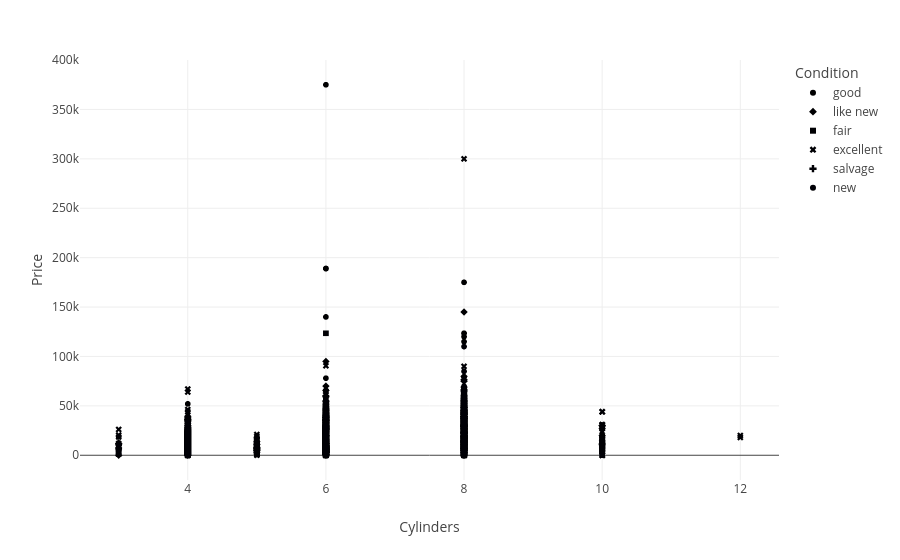

This figure's notebook cell:
### Markdown cell above
Testing creation of scatter plots and histogram for usage in streamlit application. Because I set missing values in Model Year to 0, I will need to create a slider in the streamlit app that allows users to filter out Model Year 0.

### Code cell
# Set parameters for Scatter Plot
fig = px.scatter(vehicles, x="Cylinders", y="Price", color="Condition", symbol="Condition", hover_data=['Model'])

# Show scatter plot 
fig.show()

### Figure 1 — Plotly figure (JSON) as saved in the notebook; plotly's stock layout.template omitted (floating-point values rounded to 4 significant figures; data arrays with more than 128 entries replaced by an {"elided": "..."} marker saying what was removed)
{"data": [{"customdata": {"elided": "20145x1 str values"}, "hovertemplate": "Condition=good<br>Cylinders=%{x}<br>Price=%{y}<br>Model=%{customdata[0]}<extra></extra>", "legendgroup": "good", "marker": {"color": "#000001", "symbol": "circle"}, "mode": "markers", "name": "good", "showlegend": true, "type": "scattergl", "x": {"elided": "20145 int values"}, "xaxis": "x", "y": {"elided": "20145 int values"}, "yaxis": "y"}, {"customdata": {"elided": "4742x1 str values"}, "hovertemplate": "Condition=like new<br>Cylinders=%{x}<br>Price=%{y}<br>Model=%{customdata[0]}<extra></extra>", "legendgroup": "like new", "marker": {"color": "#000002", "symbol": "diamond"}, "mode": "markers", "name": "like new", "showlegend": true, "type": "scattergl", "x": {"elided": "4742 int values"}, "xaxis": "x", "y": {"elided": "4742 int values"}, "yaxis": "y"}, {"customdata": {"elided": "1607x1 str values"}, "hovertemplate": "Condition=fair<br>Cylinders=%{x}<br>Price=%{y}<br>Model=%{customdata[0]}<extra></extra>", "legendgroup": "fair", "marker": {"color": "#000003", "symbol": "square"}, "mode": "markers", "name": "fair", "showlegend": true, "type": "scattergl", "x": {"elided": "1607 int values"}, "xaxis": "x", "y": {"elided": "1607 int values"}, "yaxis": "y"}, {"customdata": {"elided": "24773x1 str values"}, "hovertemplate": "Condition=excellent<br>Cylinders=%{x}<br>Price=%{y}<br>Model=%{customdata[0]}<extra></extra>", "legendgroup": "excellent", "marker": {"color": "#000004", "symbol": "x"}, "mode": "markers", "name": "excellent", "showlegend": true, "type": "scattergl", "x": {"elided": "24773 int values"}, "xaxis": "x", "y": {"elided": "24773 int values"}, "yaxis": "y"}, {"customdata": [["toyota camry le"], ["ford f150"], ["nissan frontier"], ["toyota 4runner"], ["honda civic"], ["ford f-150"], ["ford f-250 super duty"], ["toyota tundra"], ["toyota camry"], ["ford mustang"], ["ford f-150"], ["ford expedition"], ["ford f350"], ["ford focus"], ["ram 1500"], ["toyota tacoma"], ["hyundai santa fe"], ["ford f-150"], ["nissan altima"], ["chevrolet silverado"], ["ram 1500"], ["ford focus"], ["toyota tacoma"], ["honda civic"], ["dodge dakota"], ["chevrolet silverado"], ["ford taurus"], ["nissan sentra"], ["ford f-150"], ["toyota tundra"], ["chevrolet impala"], ["chevrolet impala"], ["ford focus"], ["nissan altima"], ["honda civic lx"], ["ford taurus"], ["honda civic"], ["gmc yukon"], ["ford f-150"], ["gmc sierra"], ["cadillac escalade"], ["honda accord"], ["toyota 4runner"], ["honda civic"], ["chevrolet silverado"], ["honda civic lx"], ["ford taurus"], ["ford escape"], ["jeep cherokee"], ["nissan sentra"], ["volkswagen passat"], ["toyota tundra"], ["nissan altima"], ["ford explorer"], ["ford mustang"], ["ford f250"], ["toyota camry le"], ["chevrolet malibu"], ["honda civic lx"], ["toyota 4runner"], ["toyota camry"], ["toyota prius"], ["toyota rav4"], ["chevrolet impala"], ["nissan sentra"], ["subaru outback"], ["dodge charger"], ["subaru outback"], ["ford f-150"], ["nissan sentra"], ["toyota tundra"], ["nissan altima"], ["ram 1500"], ["hyundai sonata"], ["toyota tacoma"], ["ford mustang"], ["nissan sentra"], ["ford taurus"], ["ford f350 super duty"], ["chevrolet tahoe"], ["gmc yukon"], ["nissan versa"], ["honda cr-v"], ["toyota 4runner"], ["ram 1500"], ["ford explorer"], ["ford focus"], ["chevrolet equinox"], ["toyota corolla"], ["ram 1500"], ["ford focus"], ["subaru impreza"], ["chevrolet silverado"], ["toyota tacoma"], ["nissan sentra"], ["toyota camry"], ["honda accord"], ["dodge charger"], ["jeep cherokee"], ["hyundai sonata"], ["subaru outback"], ["jeep grand cherokee"], ["toyota prius"], ["ford focus"], ["chevrolet corvette"], ["nissan frontier"], ["subaru outback"], ["jeep wrangler"], ["jeep cherokee"], ["ford f150"], ["nissan versa"], ["honda accord"], ["dodge grand caravan"], ["hyundai sonata"], ["honda civic"]], "hovertemplate": "Condition=salvage<br>Cylinders=%{x}<br>Price=%{y}<br>Model=%{customdata[0]}<extra></extra>", "legendgroup": "salvage", "marker": {"color": "#000005", "symbol": "cross"}, "mode": "markers", "name": "salvage", "showlegend": true, "type": "scattergl", "x": [4, 8, 6, 6, 4, 8, 8, 8, 6, 6, 6, 8, 8, 4, 8, 4, 6, 8, 4, 8, 8, 4, 6, 4, 8, 8, 6, 4, 6, 8, 4, 4, 4, 4, 4, 6, 4, 8, 6, 8, 8, 4, 6, 4, 8, 4, 6, 6, 8, 4, 6, 8, 4, 6, 6, 8, 6, 4, 4, 6, 4, 4, 4, 6, 4, 4, 4, 4, 8, 4, 8, 4, 8, 4, 4, 6, 4, 6, 8, 8, 6, 4, 4, 4, 8, 6, 4, 4, 4, 8, 3, 6, 6, 6, 4, 4, 6, 6, 6, 4, 4, 8, 4, 4, 8, 6, 4, 4, 6, 8, 4, 4, 6, 4, 4], "xaxis": "x", "y": [600, 1000, 5500, 999, 850, 5000, 8000, 2500, 1800, 1000, 1500, 1800, 8000, 580, 2700, 11000, 800, 800, 3800, 4100, 12900, 400, 18500, 13500, 5500, 900, 850, 4500, 3750, 22000, 800, 1700, 9450, 2000, 1500, 5000, 4000, 800, 13000, 800, 15000, 2950, 1500, 3500, 800, 10700, 9975, 1400, 1200, 3500, 800, 20750, 8750, 13200, 6750, 2950, 2495, 2400, 2700, 2500, 800, 1200, 1200, 1000, 4500, 500, 4700, 1000, 3500, 5200, 20750, 8750, 8725, 750, 5000, 1700, 3000, 3000, 6000, 2500, 700, 5990, 500, 2500, 2250, 650, 700, 1000, 1900, 600, 7000, 1000, 1500, 7000, 4800, 500, 2000, 700, 3000, 5000, 7000, 450, 9900, 1500, 5000, 14500, 500, 1500, 1000, 850, 500, 3500, 5000, 2900, 2700], "yaxis": "y"}, {"customdata": {"elided": "143x1 str values"}, "hovertemplate": "Condition=new<br>Cylinders=%{x}<br>Price=%{y}<br>Model=%{customdata[0]}<extra></extra>", "legendgroup": "new", "marker": {"color": "#000006", "symbol": "circle"}, "mode": "markers", "name": "new", "showlegend": true, "type": "scattergl", "x": {"elided": "143 int values"}, "xaxis": "x", "y": {"elided": "143 int values"}, "yaxis": "y"}], "layout": {"autosize": true, "legend": {"title": {"text": "Condition"}, "tracegroupgap": 0}, "margin": {"t": 60}, "xaxis": {"anchor": "y", "autorange": true, "domain": [0, 1], "range": [2.421, 12.58], "title": {"text": "Cylinders"}, "type": "linear"}, "yaxis": {"anchor": "x", "autorange": true, "domain": [0, 1], "range": [-29030.0, 404000.0], "title": {"text": "Price"}, "type": "linear"}}}
